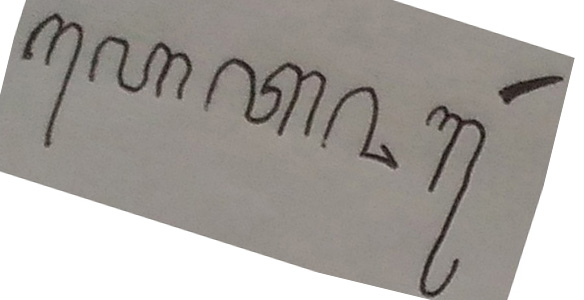
#> input picture miring.jpg, 584 x 300 px
$ python skew_correction.py   (older library calls are emulated)
#> lines starting #> are read from the running program, lines starting #| are printed output that depends on the picture; after the words box and inside, x2 and y2 are one past the last pixel; in counts of white or black regions, pixels touching at a corner belong together; long printed decimals are rounded
import cv2
import numpy as np

# read and scale down image
# wget https://bigsnarf.files.wordpress.com/2017/05/hammer.png #black and white
# wget https://i1.wp.com/images.hgmsites.net/hug/2011-volvo-s60_100323431_h.jpg
img = cv2.pyrDown(cv2.imread('miring.jpg', cv2.IMREAD_UNCHANGED))

# threshold image
ret, threshed_img = cv2.threshold(cv2.cvtColor(img, cv2.COLOR_BGR2GRAY),
                                  127, 255, cv2.THRESH_BINARY)
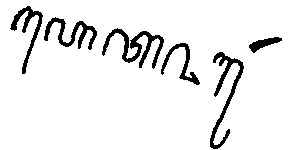
#> threshed_img: shape (150, 292); 92.6% white; 6 black regions
# find contours and get the external one

contours, hier = cv2.findContours(threshed_img, cv2.RETR_TREE, cv2.CHAIN_APPROX_SIMPLE)
#> contours = 7 contours; box (x1, y1, x2, y2) and area: (0, 0, 292, 150) 43359, (101, 27, 165, 70) 957, (209, 51, 245, 150) 926, (43, 16, 98, 51) 710, (9, 5, 44, 75) 632, (160, 42, 201, 86) 478, (248, 36, 283, 54) 268

# image, contours, hier = cv2.findContours(threshed_img, cv2.RETR_TREE,
#                cv2.CHAIN_APPROX_SIMPLE)

# with each contour, draw boundingRect in green
# a minAreaRect in red and
# a minEnclosingCircle in blue
w_angles = np.array([])
h_angles = np.array([])
for c in contours:
    # get the bounding rect
    x, y, w, h = cv2.boundingRect(c)
    # draw a green rectangle to visualize the bounding rect
    cv2.rectangle(img, (x, y), (x+w, y+h), (0, 255, 0), 2)

    # get the min area rect
    rect = cv2.minAreaRect(c)
    # print(rect)
    center, hw, angle = rect
    hi, wd = hw
    # angle = cv2.minAreaRect(c)[-1]
    # if angle < -45:
    angle = (90 + angle)
    # else:
    #     angle = -angle
    if angle != 0.0:
        if wd > hi:
            w_angles = np.append(w_angles, [angle])
        else:
            h_angles = np.append(h_angles, [angle])
    # print(angle)
    box = cv2.boxPoints(rect)
    # print(box)
    # convert all coordinates floating point values to int
    box = np.int0(box)
    # draw a red 'nghien' rectangle
    cv2.drawContours(img, [box], 0, (0, 0, 255))

    # finally, get the min enclosing circle
    (x, y), radius = cv2.minEnclosingCircle(c)
    # convert all values to int
    center = (int(x), int(y))
    radius = int(radius)
    # and draw the circle in blue
    img = cv2.circle(img, center, radius, (255, 0, 0), 2)
#> this loop made 7 passes
#> (w, h, rect, angle, hi) on passes 2, 4, 7: (36, 99, ((226.6, 100.3), (98.27, 32.32), -87.83), 2.17, 98.27), (35, 18, ((264.8, 42.08), (34.77, 11.4), -23.5), 66.5, 34.77), (35, 70, ((21.23, 38.11), (67.76, 30.11), -71.92), 18.08, 67.76)
#> (w, h, rect, angle, hi) on passes 3, 5: (41, 44, ((184.1, 61.63), (38.15, 42.49), -73.61), 16.39, 38.15), (64, 43, ((132.7, 45.55), (38.58, 57.87), -71.57), 18.43, 38.58)
#> pass 1, `img = cv2.circle(img, center, radius, (255, 0, 0), 2)`:
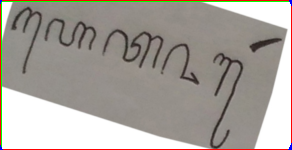
#> img: shape (150, 292, 3); mean B, G, R 154.9, 161.3, 167.7
#> pass 2, `img = cv2.circle(img, center, radius, (255, 0, 0), 2)`:
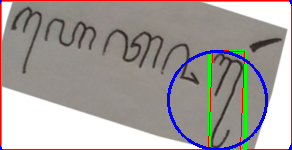
#> img: shape (150, 292, 3); 3.74% of pixels changed, all inside (x1, y1, x2, y2) = (167, 50, 268, 150)
#> pass 3, `img = cv2.circle(img, center, radius, (255, 0, 0), 2)`:
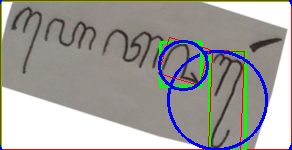
#> img: shape (150, 292, 3); 1.93% of pixels changed, all inside (x1, y1, x2, y2) = (158, 37, 210, 91)
#> after the loop:
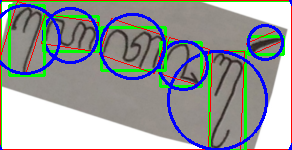
#> img: shape (150, 292, 3); 8.47% of pixels changed, all inside (x1, y1, x2, y2) = (0, 1, 285, 80)

# print(len(contours))
cv2.drawContours(img, contours, -1, (255, 255, 0), 1)
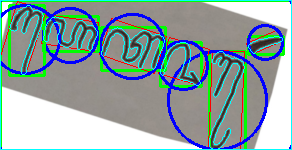
#> img: shape (150, 292, 3); 5.39% of pixels changed, all inside (x1, y1, x2, y2) = (0, 0, 292, 150)

# cv2.imshow("contours", img)

(h, w) = threshed_img.shape[:2]
#> h = 150; w = 292
center = (w // 2, h // 2)
#> center = (146, 75)
a = 0
print(w_angles)
#| [16.390 18.435  8.746]
print(h_angles)
#| [ 2.175 66.501 18.083]
if h_angles.size > w_angles.size:
    a = np.mean(h_angles)
else:
    a = np.mean(w_angles)
#> a = 14.52
print(a)
#| 14.524
M = cv2.getRotationMatrix2D(center, a, 1.0)
#> M = [[0.968, 0.251, -14.14], [-0.251, 0.968, 39.01]]
rotated = cv2.warpAffine(threshed_img, M, (w, h), flags=cv2.INTER_CUBIC,
                         borderMode=cv2.BORDER_REPLICATE)
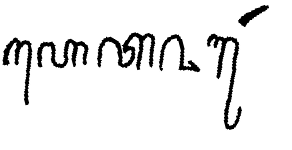
#> rotated: shape (150, 292); min 0, max 255, mean 236.2

cv2.imshow("rotated", rotated)

cv2.waitKey(0)
# [6 lines of commented-out code are left out]

$ run again, with test.jpg copied over miring.jpg
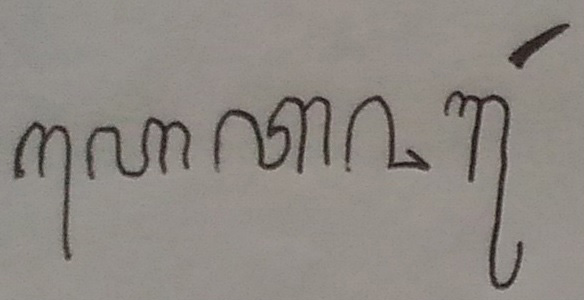
#> input picture test.jpg, 584 x 300 px
#> `ret, threshed_img = cv2.threshold(cv2.cvtColor(img, cv2.COLOR_BGR2GRAY..`:
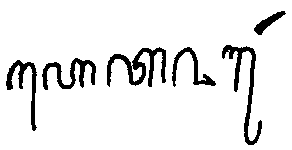
#> threshed_img: shape (150, 292); 91.7% white; 6 black regions
#> contours = 7 contours; box (x1, y1, x2, y2) and area: (0, 0, 292, 150) 43359, (106, 46, 167, 88) 1073, (221, 44, 263, 146) 1054, (41, 57, 97, 91) 798, (5, 59, 38, 132) 708, (171, 46, 217, 88) 534, (253, 10, 287, 36) 293
#> the loop `for c in contours:` made 7 passes
#> (w, h, rect, angle, hi) on passes 4, 7: (46, 42, ((193.1, 66.18), (44.91, 40.66), -1.43), 88.57, 44.91), (34, 26, ((268.9, 20.39), (36.61, 11.68), -41.01), 48.99, 36.61)
#| [74.687]
#| [85.236 88.568 48.991]
#> a = 74.27
#| 74.265
#> M = [[0.271, 0.963, 34.22], [-0.963, 0.271, 195.2]]
#> `rotated = cv2.warpAffine(threshed_img, M, (w, h), flags=cv2.INTER_CUBI..`:
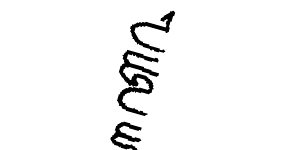
#> rotated: shape (150, 292); min 0, max 255, mean 245.2
